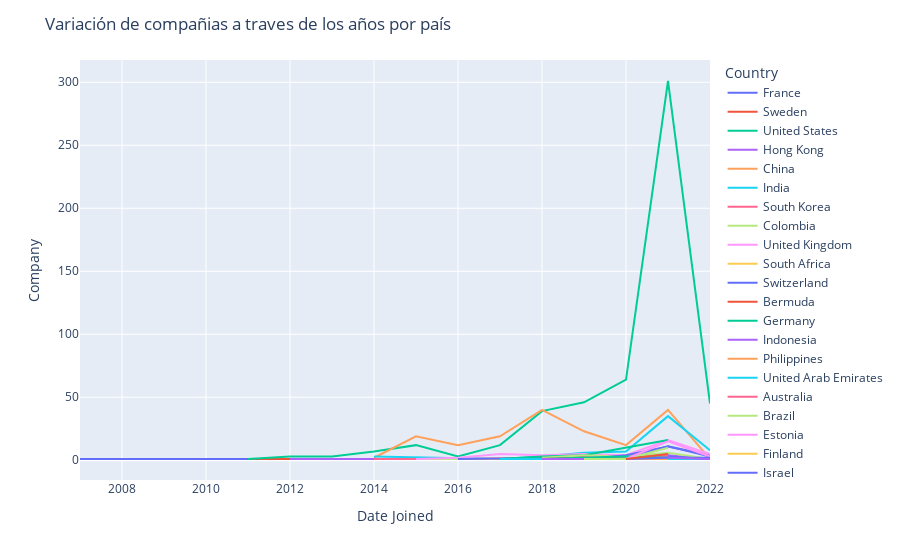

Source (notebook cell):
### Code cell
fig = px.line(Grouppercountry,
                 x='Date Joined',
                 y='Company',
                 color='Country',
                 labels=dict(x="Años", y="cantidades")
                )
fig.update_layout(showlegend=True,title_text='Variación de compañias a traves de los años por país')
fig.show()

### Figure 1 — Plotly figure (JSON) as saved in the notebook; plotly's stock layout.template omitted (floating-point values rounded to 4 significant figures)
{"data": [{"hovertemplate": "Country=France<br>Date Joined=%{x}<br>Company=%{y}<extra></extra>", "legendgroup": "France", "line": {"color": "#636efa", "dash": "solid"}, "marker": {"symbol": "circle"}, "mode": "lines", "name": "France", "orientation": "v", "showlegend": true, "type": "scatter", "x": [2007, 2015, 2016, 2018, 2019, 2020, 2021, 2022], "xaxis": "x", "y": [1, 1, 1, 1, 3, 2, 11, 4], "yaxis": "y"}, {"hovertemplate": "Country=Sweden<br>Date Joined=%{x}<br>Company=%{y}<extra></extra>", "legendgroup": "Sweden", "line": {"color": "#EF553B", "dash": "solid"}, "marker": {"symbol": "circle"}, "mode": "lines", "name": "Sweden", "orientation": "v", "showlegend": true, "type": "scatter", "x": [2011, 2019, 2021], "xaxis": "x", "y": [1, 1, 4], "yaxis": "y"}, {"hovertemplate": "Country=United States<br>Date Joined=%{x}<br>Company=%{y}<extra></extra>", "legendgroup": "United States", "line": {"color": "#00cc96", "dash": "solid"}, "marker": {"symbol": "circle"}, "mode": "lines", "name": "United States", "orientation": "v", "showlegend": true, "type": "scatter", "x": [2011, 2012, 2013, 2014, 2015, 2016, 2017, 2018, 2019, 2020, 2021, 2022], "xaxis": "x", "y": [1, 3, 3, 7, 12, 3, 12, 39, 46, 64, 301, 45], "yaxis": "y"}, {"hovertemplate": "Country=Hong Kong<br>Date Joined=%{x}<br>Company=%{y}<extra></extra>", "legendgroup": "Hong Kong", "line": {"color": "#ab63fa", "dash": "solid"}, "marker": {"symbol": "circle"}, "mode": "lines", "name": "Hong Kong", "orientation": "v", "showlegend": true, "type": "scatter", "x": [2012, 2017, 2018, 2019, 2021], "xaxis": "x", "y": [1, 1, 1, 1, 2], "yaxis": "y"}, {"hovertemplate": "Country=China<br>Date Joined=%{x}<br>Company=%{y}<extra></extra>", "legendgroup": "China", "line": {"color": "#FFA15A", "dash": "solid"}, "marker": {"symbol": "circle"}, "mode": "lines", "name": "China", "orientation": "v", "showlegend": true, "type": "scatter", "x": [2014, 2015, 2016, 2017, 2018, 2019, 2020, 2021, 2022], "xaxis": "x", "y": [2, 19, 12, 19, 40, 23, 12, 40, 1], "yaxis": "y"}, {"hovertemplate": "Country=India<br>Date Joined=%{x}<br>Company=%{y}<extra></extra>", "legendgroup": "India", "line": {"color": "#19d3f3", "dash": "solid"}, "marker": {"symbol": "circle"}, "mode": "lines", "name": "India", "orientation": "v", "showlegend": true, "type": "scatter", "x": [2014, 2017, 2018, 2019, 2020, 2021, 2022], "xaxis": "x", "y": [3, 1, 3, 6, 7, 35, 8], "yaxis": "y"}, {"hovertemplate": "Country=South Korea<br>Date Joined=%{x}<br>Company=%{y}<extra></extra>", "legendgroup": "South Korea", "line": {"color": "#FF6692", "dash": "solid"}, "marker": {"symbol": "circle"}, "mode": "lines", "name": "South Korea", "orientation": "v", "showlegend": true, "type": "scatter", "x": [2014, 2015, 2016, 2018, 2019, 2020, 2021, 2022], "xaxis": "x", "y": [1, 1, 1, 2, 3, 1, 2, 1], "yaxis": "y"}, {"hovertemplate": "Country=Colombia<br>Date Joined=%{x}<br>Company=%{y}<extra></extra>", "legendgroup": "Colombia", "line": {"color": "#B6E880", "dash": "solid"}, "marker": {"symbol": "circle"}, "mode": "lines", "name": "Colombia", "orientation": "v", "showlegend": true, "type": "scatter", "x": [2015, 2018], "xaxis": "x", "y": [1, 1], "yaxis": "y"}, {"hovertemplate": "Country=United Kingdom<br>Date Joined=%{x}<br>Company=%{y}<extra></extra>", "legendgroup": "United Kingdom", "line": {"color": "#FF97FF", "dash": "solid"}, "marker": {"symbol": "circle"}, "mode": "lines", "name": "United Kingdom", "orientation": "v", "showlegend": true, "type": "scatter", "x": [2015, 2016, 2017, 2018, 2019, 2020, 2021, 2022], "xaxis": "x", "y": [1, 2, 5, 4, 5, 4, 16, 5], "yaxis": "y"}, {"hovertemplate": "Country=South Africa<br>Date Joined=%{x}<br>Company=%{y}<extra></extra>", "legendgroup": "South Africa", "line": {"color": "#FECB52", "dash": "solid"}, "marker": {"symbol": "circle"}, "mode": "lines", "name": "South Africa", "orientation": "v", "showlegend": true, "type": "scatter", "x": [2016, 2017], "xaxis": "x", "y": [1, 1], "yaxis": "y"}, {"hovertemplate": "Country=Switzerland<br>Date Joined=%{x}<br>Company=%{y}<extra></extra>", "legendgroup": "Switzerland", "line": {"color": "#636efa", "dash": "solid"}, "marker": {"symbol": "circle"}, "mode": "lines", "name": "Switzerland", "orientation": "v", "showlegend": true, "type": "scatter", "x": [2016, 2019, 2021, 2022], "xaxis": "x", "y": [1, 2, 1, 1], "yaxis": "y"}, {"hovertemplate": "Country=Bermuda<br>Date Joined=%{x}<br>Company=%{y}<extra></extra>", "legendgroup": "Bermuda", "line": {"color": "#EF553B", "dash": "solid"}, "marker": {"symbol": "circle"}, "mode": "lines", "name": "Bermuda", "orientation": "v", "showlegend": true, "type": "scatter", "x": [2017], "xaxis": "x", "y": [1], "yaxis": "y"}, {"hovertemplate": "Country=Germany<br>Date Joined=%{x}<br>Company=%{y}<extra></extra>", "legendgroup": "Germany", "line": {"color": "#00cc96", "dash": "solid"}, "marker": {"symbol": "circle"}, "mode": "lines", "name": "Germany", "orientation": "v", "showlegend": true, "type": "scatter", "x": [2017, 2018, 2019, 2021], "xaxis": "x", "y": [1, 3, 4, 16], "yaxis": "y"}, {"hovertemplate": "Country=Indonesia<br>Date Joined=%{x}<br>Company=%{y}<extra></extra>", "legendgroup": "Indonesia", "line": {"color": "#ab63fa", "dash": "solid"}, "marker": {"symbol": "circle"}, "mode": "lines", "name": "Indonesia", "orientation": "v", "showlegend": true, "type": "scatter", "x": [2017, 2019, 2021, 2022], "xaxis": "x", "y": [1, 1, 4, 1], "yaxis": "y"}, {"hovertemplate": "Country=Philippines<br>Date Joined=%{x}<br>Company=%{y}<extra></extra>", "legendgroup": "Philippines", "line": {"color": "#FFA15A", "dash": "solid"}, "marker": {"symbol": "circle"}, "mode": "lines", "name": "Philippines", "orientation": "v", "showlegend": true, "type": "scatter", "x": [2017, 2021], "xaxis": "x", "y": [1, 1], "yaxis": "y"}, {"hovertemplate": "Country=United Arab Emirates<br>Date Joined=%{x}<br>Company=%{y}<extra></extra>", "legendgroup": "United Arab Emirates", "line": {"color": "#19d3f3", "dash": "solid"}, "marker": {"symbol": "circle"}, "mode": "lines", "name": "United Arab Emirates", "orientation": "v", "showlegend": true, "type": "scatter", "x": [2017, 2020, 2021], "xaxis": "x", "y": [1, 1, 1], "yaxis": "y"}, {"hovertemplate": "Country=Australia<br>Date Joined=%{x}<br>Company=%{y}<extra></extra>", "legendgroup": "Australia", "line": {"color": "#FF6692", "dash": "solid"}, "marker": {"symbol": "circle"}, "mode": "lines", "name": "Australia", "orientation": "v", "showlegend": true, "type": "scatter", "x": [2018, 2019, 2021], "xaxis": "x", "y": [1, 1, 4], "yaxis": "y"}, {"hovertemplate": "Country=Brazil<br>Date Joined=%{x}<br>Company=%{y}<extra></extra>", "legendgroup": "Brazil", "line": {"color": "#B6E880", "dash": "solid"}, "marker": {"symbol": "circle"}, "mode": "lines", "name": "Brazil", "orientation": "v", "showlegend": true, "type": "scatter", "x": [2018, 2019, 2020, 2021, 2022], "xaxis": "x", "y": [2, 4, 3, 6, 1], "yaxis": "y"}, {"hovertemplate": "Country=Estonia<br>Date Joined=%{x}<br>Company=%{y}<extra></extra>", "legendgroup": "Estonia", "line": {"color": "#FF97FF", "dash": "solid"}, "marker": {"symbol": "circle"}, "mode": "lines", "name": "Estonia", "orientation": "v", "showlegend": true, "type": "scatter", "x": [2018, 2022], "xaxis": "x", "y": [1, 1], "yaxis": "y"}, {"hovertemplate": "Country=Finland<br>Date Joined=%{x}<br>Company=%{y}<extra></extra>", "legendgroup": "Finland", "line": {"color": "#FECB52", "dash": "solid"}, "marker": {"symbol": "circle"}, "mode": "lines", "name": "Finland", "orientation": "v", "showlegend": true, "type": "scatter", "x": [2018, 2021, 2022], "xaxis": "x", "y": [1, 1, 1], "yaxis": "y"}, {"hovertemplate": "Country=Israel<br>Date Joined=%{x}<br>Company=%{y}<extra></extra>", "legendgroup": "Israel", "line": {"color": "#636efa", "dash": "solid"}, "marker": {"symbol": "circle"}, "mode": "lines", "name": "Israel", "orientation": "v", "showlegend": true, "type": "scatter", "x": [2018, 2019, 2020, 2021, 2022], "xaxis": "x", "y": [1, 1, 4, 11, 3], "yaxis": "y"}, {"hovertemplate": "Country=Japan<br>Date Joined=%{x}<br>Company=%{y}<extra></extra>", "legendgroup": "Japan", "line": {"color": "#EF553B", "dash": "solid"}, "marker": {"symbol": "circle"}, "mode": "lines", "name": "Japan", "orientation": "v", "showlegend": true, "type": "scatter", "x": [2018, 2019, 2020, 2021], "xaxis": "x", "y": [1, 2, 1, 2], "yaxis": "y"}, {"hovertemplate": "Country=Netherlands<br>Date Joined=%{x}<br>Company=%{y}<extra></extra>", "legendgroup": "Netherlands", "line": {"color": "#00cc96", "dash": "solid"}, "marker": {"symbol": "circle"}, "mode": "lines", "name": "Netherlands", "orientation": "v", "showlegend": true, "type": "scatter", "x": [2018, 2020, 2021], "xaxis": "x", "y": [1, 3, 2], "yaxis": "y"}, {"hovertemplate": "Country=Spain<br>Date Joined=%{x}<br>Company=%{y}<extra></extra>", "legendgroup": "Spain", "line": {"color": "#ab63fa", "dash": "solid"}, "marker": {"symbol": "circle"}, "mode": "lines", "name": "Spain", "orientation": "v", "showlegend": true, "type": "scatter", "x": [2018, 2021, 2022], "xaxis": "x", "y": [1, 1, 1], "yaxis": "y"}, {"hovertemplate": "Country=Belgium<br>Date Joined=%{x}<br>Company=%{y}<extra></extra>", "legendgroup": "Belgium", "line": {"color": "#FFA15A", "dash": "solid"}, "marker": {"symbol": "circle"}, "mode": "lines", "name": "Belgium", "orientation": "v", "showlegend": true, "type": "scatter", "x": [2019, 2021, 2022], "xaxis": "x", "y": [1, 1, 1], "yaxis": "y"}, {"hovertemplate": "Country=Lithuania<br>Date Joined=%{x}<br>Company=%{y}<extra></extra>", "legendgroup": "Lithuania", "line": {"color": "#19d3f3", "dash": "solid"}, "marker": {"symbol": "circle"}, "mode": "lines", "name": "Lithuania", "orientation": "v", "showlegend": true, "type": "scatter", "x": [2019], "xaxis": "x", "y": [1], "yaxis": "y"}, {"hovertemplate": "Country=Luxembourg<br>Date Joined=%{x}<br>Company=%{y}<extra></extra>", "legendgroup": "Luxembourg", "line": {"color": "#FF6692", "dash": "solid"}, "marker": {"symbol": "circle"}, "mode": "lines", "name": "Luxembourg", "orientation": "v", "showlegend": true, "type": "scatter", "x": [2019], "xaxis": "x", "y": [1], "yaxis": "y"}, {"hovertemplate": "Country=Singapore<br>Date Joined=%{x}<br>Company=%{y}<extra></extra>", "legendgroup": "Singapore", "line": {"color": "#B6E880", "dash": "solid"}, "marker": {"symbol": "circle"}, "mode": "lines", "name": "Singapore", "orientation": "v", "showlegend": true, "type": "scatter", "x": [2019, 2020, 2021], "xaxis": "x", "y": [1, 1, 10], "yaxis": "y"}, {"hovertemplate": "Country=Canada<br>Date Joined=%{x}<br>Company=%{y}<extra></extra>", "legendgroup": "Canada", "line": {"color": "#FF97FF", "dash": "solid"}, "marker": {"symbol": "circle"}, "mode": "lines", "name": "Canada", "orientation": "v", "showlegend": true, "type": "scatter", "x": [2020, 2021, 2022], "xaxis": "x", "y": [1, 15, 3], "yaxis": "y"}, {"hovertemplate": "Country=Croatia<br>Date Joined=%{x}<br>Company=%{y}<extra></extra>", "legendgroup": "Croatia", "line": {"color": "#FECB52", "dash": "solid"}, "marker": {"symbol": "circle"}, "mode": "lines", "name": "Croatia", "orientation": "v", "showlegend": true, "type": "scatter", "x": [2020], "xaxis": "x", "y": [1], "yaxis": "y"}, {"hovertemplate": "Country=Ireland<br>Date Joined=%{x}<br>Company=%{y}<extra></extra>", "legendgroup": "Ireland", "line": {"color": "#636efa", "dash": "solid"}, "marker": {"symbol": "circle"}, "mode": "lines", "name": "Ireland", "orientation": "v", "showlegend": true, "type": "scatter", "x": [2020, 2021, 2022], "xaxis": "x", "y": [1, 2, 2], "yaxis": "y"}, {"hovertemplate": "Country=Mexico<br>Date Joined=%{x}<br>Company=%{y}<extra></extra>", "legendgroup": "Mexico", "line": {"color": "#EF553B", "dash": "solid"}, "marker": {"symbol": "circle"}, "mode": "lines", "name": "Mexico", "orientation": "v", "showlegend": true, "type": "scatter", "x": [2020, 2021], "xaxis": "x", "y": [1, 5], "yaxis": "y"}, {"hovertemplate": "Country=Argentina<br>Date Joined=%{x}<br>Company=%{y}<extra></extra>", "legendgroup": "Argentina", "line": {"color": "#00cc96", "dash": "solid"}, "marker": {"symbol": "circle"}, "mode": "lines", "name": "Argentina", "orientation": "v", "showlegend": true, "type": "scatter", "x": [2021], "xaxis": "x", "y": [1], "yaxis": "y"}, {"hovertemplate": "Country=Austria<br>Date Joined=%{x}<br>Company=%{y}<extra></extra>", "legendgroup": "Austria", "line": {"color": "#ab63fa", "dash": "solid"}, "marker": {"symbol": "circle"}, "mode": "lines", "name": "Austria", "orientation": "v", "showlegend": true, "type": "scatter", "x": [2021], "xaxis": "x", "y": [2], "yaxis": "y"}, {"hovertemplate": "Country=Bahamas<br>Date Joined=%{x}<br>Company=%{y}<extra></extra>", "legendgroup": "Bahamas", "line": {"color": "#FFA15A", "dash": "solid"}, "marker": {"symbol": "circle"}, "mode": "lines", "name": "Bahamas", "orientation": "v", "showlegend": true, "type": "scatter", "x": [2021], "xaxis": "x", "y": [1], "yaxis": "y"}, {"hovertemplate": "Country=Chile<br>Date Joined=%{x}<br>Company=%{y}<extra></extra>", "legendgroup": "Chile", "line": {"color": "#19d3f3", "dash": "solid"}, "marker": {"symbol": "circle"}, "mode": "lines", "name": "Chile", "orientation": "v", "showlegend": true, "type": "scatter", "x": [2021, 2022], "xaxis": "x", "y": [1, 1], "yaxis": "y"}, {"hovertemplate": "Country=Czech Republic<br>Date Joined=%{x}<br>Company=%{y}<extra></extra>", "legendgroup": "Czech Republic", "line": {"color": "#FF6692", "dash": "solid"}, "marker": {"symbol": "circle"}, "mode": "lines", "name": "Czech Republic", "orientation": "v", "showlegend": true, "type": "scatter", "x": [2021], "xaxis": "x", "y": [1], "yaxis": "y"}, {"hovertemplate": "Country=Denmark<br>Date Joined=%{x}<br>Company=%{y}<extra></extra>", "legendgroup": "Denmark", "line": {"color": "#B6E880", "dash": "solid"}, "marker": {"symbol": "circle"}, "mode": "lines", "name": "Denmark", "orientation": "v", "showlegend": true, "type": "scatter", "x": [2021], "xaxis": "x", "y": [2], "yaxis": "y"}, {"hovertemplate": "Country=Malaysia<br>Date Joined=%{x}<br>Company=%{y}<extra></extra>", "legendgroup": "Malaysia", "line": {"color": "#FF97FF", "dash": "solid"}, "marker": {"symbol": "circle"}, "mode": "lines", "name": "Malaysia", "orientation": "v", "showlegend": true, "type": "scatter", "x": [2021], "xaxis": "x", "y": [1], "yaxis": "y"}, {"hovertemplate": "Country=Nigeria<br>Date Joined=%{x}<br>Company=%{y}<extra></extra>", "legendgroup": "Nigeria", "line": {"color": "#FECB52", "dash": "solid"}, "marker": {"symbol": "circle"}, "mode": "lines", "name": "Nigeria", "orientation": "v", "showlegend": true, "type": "scatter", "x": [2021], "xaxis": "x", "y": [1], "yaxis": "y"}, {"hovertemplate": "Country=Norway<br>Date Joined=%{x}<br>Company=%{y}<extra></extra>", "legendgroup": "Norway", "line": {"color": "#636efa", "dash": "solid"}, "marker": {"symbol": "circle"}, "mode": "lines", "name": "Norway", "orientation": "v", "showlegend": true, "type": "scatter", "x": [2021, 2022], "xaxis": "x", "y": [3, 1], "yaxis": "y"}, {"hovertemplate": "Country=Senegal<br>Date Joined=%{x}<br>Company=%{y}<extra></extra>", "legendgroup": "Senegal", "line": {"color": "#EF553B", "dash": "solid"}, "marker": {"symbol": "circle"}, "mode": "lines", "name": "Senegal", "orientation": "v", "showlegend": true, "type": "scatter", "x": [2021], "xaxis": "x", "y": [1], "yaxis": "y"}, {"hovertemplate": "Country=Thailand<br>Date Joined=%{x}<br>Company=%{y}<extra></extra>", "legendgroup": "Thailand", "line": {"color": "#00cc96", "dash": "solid"}, "marker": {"symbol": "circle"}, "mode": "lines", "name": "Thailand", "orientation": "v", "showlegend": true, "type": "scatter", "x": [2021], "xaxis": "x", "y": [2], "yaxis": "y"}, {"hovertemplate": "Country=Turkey<br>Date Joined=%{x}<br>Company=%{y}<extra></extra>", "legendgroup": "Turkey", "line": {"color": "#ab63fa", "dash": "solid"}, "marker": {"symbol": "circle"}, "mode": "lines", "name": "Turkey", "orientation": "v", "showlegend": true, "type": "scatter", "x": [2021, 2022], "xaxis": "x", "y": [2, 1], "yaxis": "y"}, {"hovertemplate": "Country=Vietnam<br>Date Joined=%{x}<br>Company=%{y}<extra></extra>", "legendgroup": "Vietnam", "line": {"color": "#FFA15A", "dash": "solid"}, "marker": {"symbol": "circle"}, "mode": "lines", "name": "Vietnam", "orientation": "v", "showlegend": true, "type": "scatter", "x": [2021], "xaxis": "x", "y": [2], "yaxis": "y"}, {"hovertemplate": "Country=Italy<br>Date Joined=%{x}<br>Company=%{y}<extra></extra>", "legendgroup": "Italy", "line": {"color": "#19d3f3", "dash": "solid"}, "marker": {"symbol": "circle"}, "mode": "lines", "name": "Italy", "orientation": "v", "showlegend": true, "type": "scatter", "x": [2022], "xaxis": "x", "y": [1], "yaxis": "y"}], "layout": {"legend": {"title": {"text": "Country"}, "tracegroupgap": 0}, "margin": {"t": 60}, "showlegend": true, "title": {"text": "Variación de compañias a traves de los años por país"}, "xaxis": {"anchor": "y", "domain": [0, 1], "title": {"text": "Date Joined"}}, "yaxis": {"anchor": "x", "domain": [0, 1], "title": {"text": "Company"}}}}
